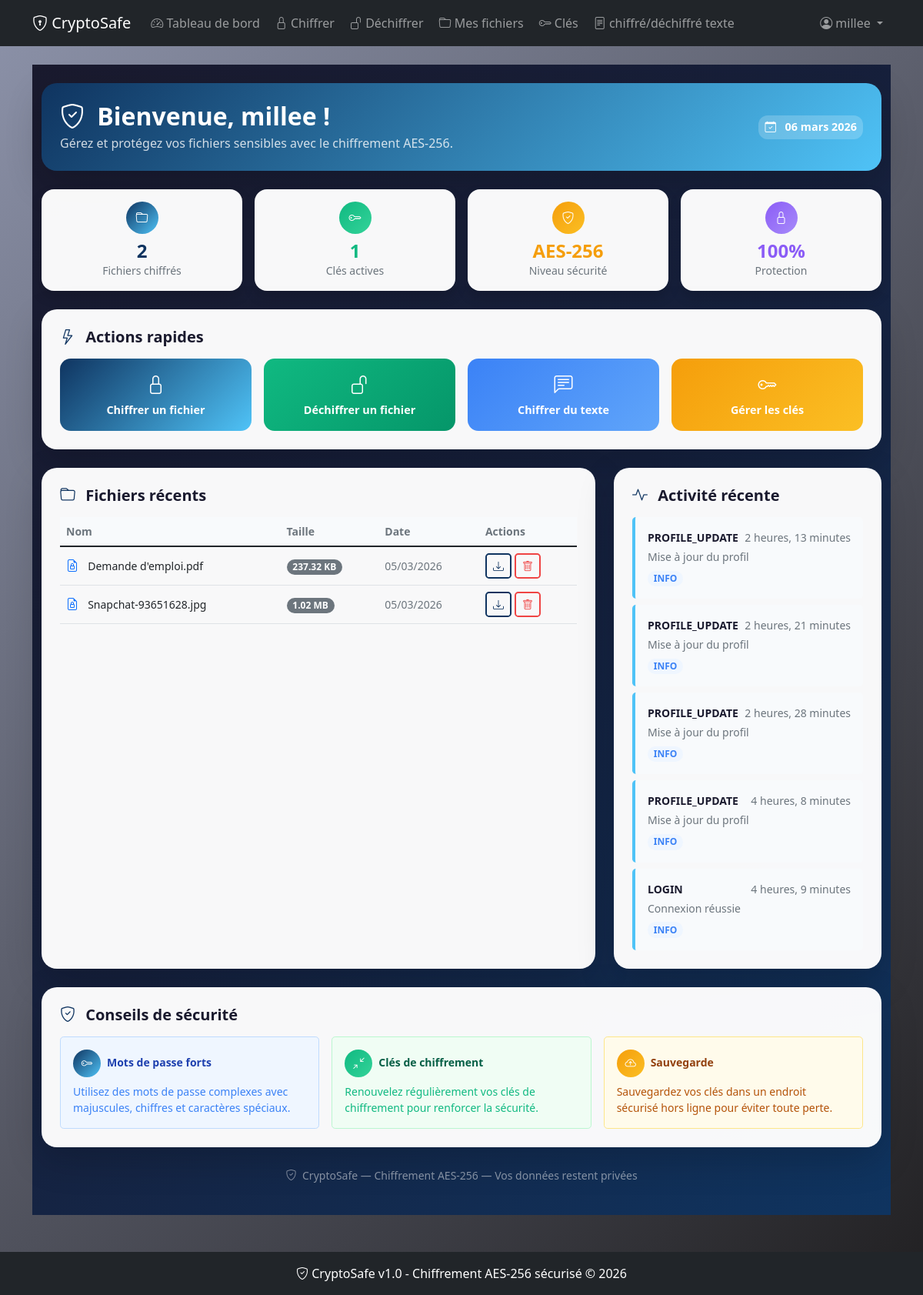
The app's page /dashboard/ (signed in), older data.
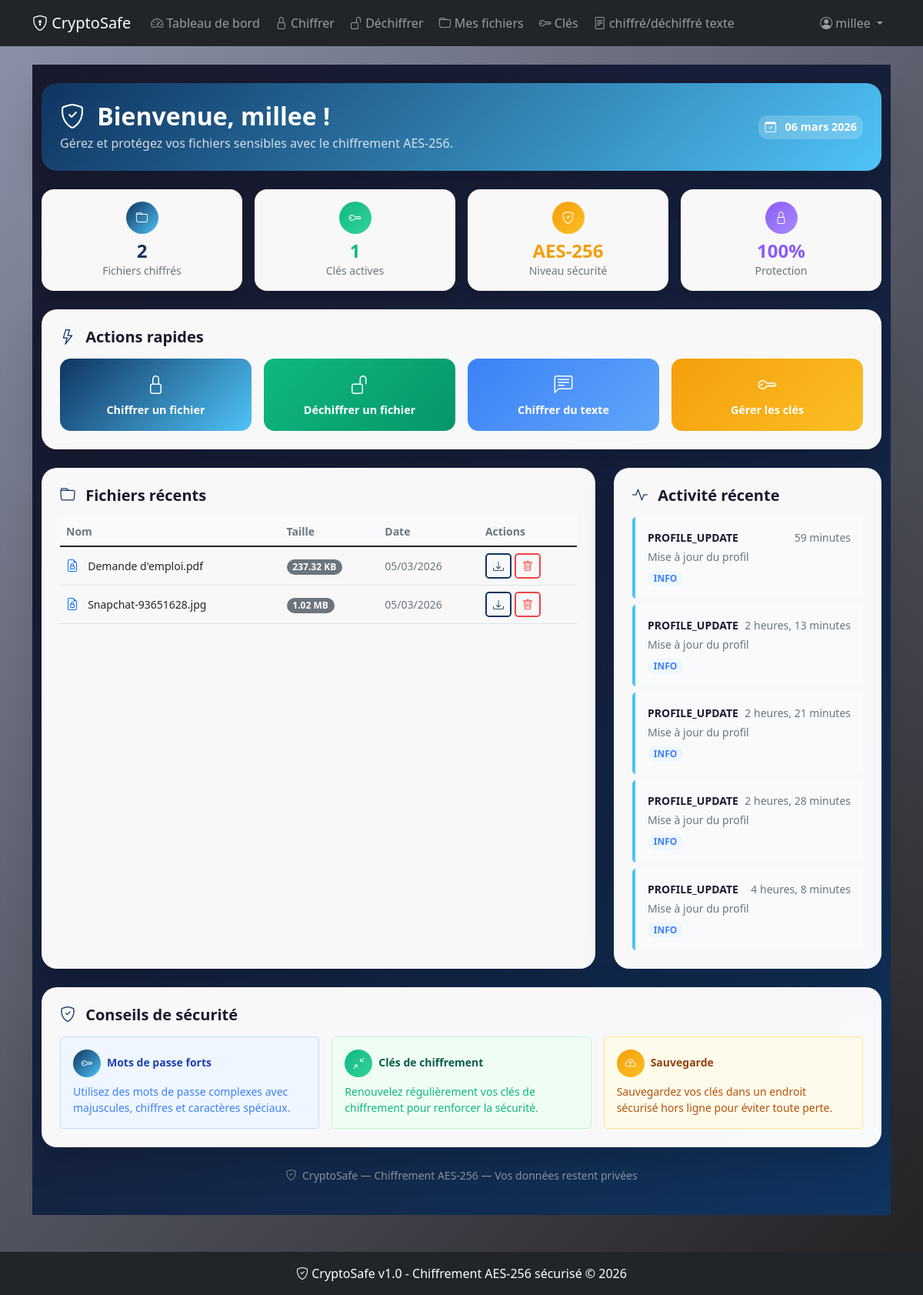
The same page, newer data.
### crypto_app/models.py (models this page shows, shortened)
class EncryptedFile(models.Model):
    user = models.ForeignKey(User, on_delete=models.CASCADE)
    original_name = models.CharField(max_length=255)
    encrypted_name = models.CharField(max_length=255)
    file_path = models.CharField(max_length=500)
    file_size = models.BigIntegerField()
    encryption_method = models.CharField(max_length=50, default='AES-256-CBC')
    encrypted_at = models.DateTimeField(auto_now_add=True)
    is_encrypted = models.BooleanField(default=True)
    class Meta:
        verbose_name = "Fichier chiffré"
        verbose_name_plural = "Fichiers chiffrés"
        ordering = ['-encrypted_at']
        indexes = [
            models.Index(fields=['user', '-encrypted_at']),
            models.Index(fields=['is_encrypted']),
        ]
    def get_file_size_display(self):
        size = self.file_size
        for unit in ['B', 'KB', 'MB', 'GB']:
            if size < 1024.0:
                return f"{size:.2f} {unit}"
            size /= 1024.0
        return f"{size:.2f} TB"

class ActivityLog(models.Model):
    SEVERITY_CHOICES = [
        ('INFO', 'Information'), ('WARNING', 'Avertissement'),
        ('ERROR', 'Erreur'), ('CRITICAL', 'Critique'),
    ]
    user = models.ForeignKey(User, on_delete=models.SET_NULL, null=True, blank=True)
    action = models.CharField(max_length=100)
    description = models.TextField()
    severity = models.CharField(max_length=20, choices=SEVERITY_CHOICES, default='INFO')
    ip_address = models.GenericIPAddressField(null=True, blank=True)
    timestamp = models.DateTimeField(auto_now_add=True)
    class Meta:
        verbose_name = "Journal d'activité"
        verbose_name_plural = "Journaux d'activité"
        ordering = ['-timestamp']
        indexes = [
            models.Index(fields=['user', '-timestamp']),
            models.Index(fields=['severity']),
            models.Index(fields=['action']),
        ]

### crypto_app/views.py (the view)
# urls.py: path('dashboard/', views.dashboard, name='dashboard'),
@login_required
def dashboard(request):
    stats = {
        'total_files': EncryptedFile.objects.filter(user=request.user).count(),
        'active_keys': EncryptionKey.objects.filter(user=request.user, is_active=True).count(),
        'recent_activities': ActivityLog.objects.filter(user=request.user).order_by('-timestamp')[:5],
        'recent_files': EncryptedFile.objects.filter(user=request.user).order_by('-encrypted_at')[:5],
    }
    return render(request, 'crypto_app/dashboard.html', {'stats': stats})

### crypto_app/templates/crypto_app/dashboard.html (shortened to what the changed rows need)
{% extends 'crypto_app/base.html' %}
{% block content %}
<div class="min-vh-100 py-4" style="background: linear-gradient(135deg, #1a1a2e 0%, #16213e 50%, #0f3460 100%);">
    <div class="container">
        <div class="card border-0 shadow-lg mb-4" style="border-radius: 20px; background: linear-gradient(135deg, #0f3460, #4fc3f7);">
            <div class="card-body p-4">
                <div class="row align-items-center">
                    <div class="col-md-8">
                        <h2 class="fw-bold text-white mb-1">
                            <i class="bi bi-shield-check me-2"></i>
                            Bienvenue, {{ user.username }} !
                        </h2>
                    </div>
                </div>
            </div>
        </div>
        <div class="row g-4 mb-4">
            <div class="col-lg-8">
                <div class="card border-0 shadow-lg h-100" style="border-radius: 20px; background: rgba(255,255,255,0.97);">
                    <div class="card-body p-4">
                        <div class="table-responsive">
                            <table class="table table-hover align-middle mb-0">
                                <thead style="background: #f8fafc;">
                                    <tr>
                                        <th class="small text-muted fw-semibold">Nom</th>
                                        <th class="small text-muted fw-semibold">Taille</th>
                                        <th class="small text-muted fw-semibold">Date</th>
                                        <th class="small text-muted fw-semibold">Actions</th>
                                    </tr>
                                </thead>
                                <tbody>
                                    {% for file in stats.recent_files|slice:":5" %}
                                    <tr>
                                        <td>
                                            <i class="bi bi-file-earmark-lock me-2 text-primary"></i>
                                            <span class="fw-semibold small">{{ file.original_name|truncatechars:22 }}</span>
                                        </td>
                                        <td>
                                            <span class="badge bg-secondary rounded-pill small">{{ file.get_file_size_display }}</span>
                                        </td>
                                        <td>
                                            <small class="text-muted">{{ file.encrypted_at|date:"d/m/Y" }}</small>
                                        </td>
                                        <td>
                                            <div class="d-flex gap-1">
                                                <a href="{% url 'download_file' file.id %}"
                                                   class="btn btn-sm rounded-3"
                                                   style="border: 2px solid #0f3460; color: #0f3460;"
                                                   title="Télécharger">
                                                    <i class="bi bi-download"></i>
                                                </a>
                                                <a href="{% url 'delete_file' file.id %}"
                                                   class="btn btn-sm rounded-3"
                                                   style="border: 2px solid #ef4444; color: #ef4444;"
                                                   title="Supprimer"
                                                   onclick="return confirm('Supprimer ce fichier ?')">
                                                    <i class="bi bi-trash"></i>
                                                </a>
                                            </div>
                                        </td>
                                    </tr>
                                    {% endfor %}
                                </tbody>
                            </table>
                        </div>
                    </div>
                </div>
            </div>
            <div class="col-lg-4">
                <div class="card border-0 shadow-lg h-100" style="border-radius: 20px; background: rgba(255,255,255,0.97);">
                    <div class="card-body p-4">
                        <div class="d-flex flex-column gap-2">
                            {% for activity in stats.recent_activities %}
                            <div class="p-3 rounded-3" style="background: #f8fafc; border-left: 4px solid
                                {% if activity.severity == 'INFO' %}#4fc3f7{% elif activity.severity == 'WARNING' %}#f59e0b{% elif activity.severity == 'ERROR' %}#ef4444{% else %}#94a3b8{% endif %};">
                                <div class="d-flex justify-content-between mb-1">
                                    <strong class="small" style="color: #1a1a2e;">{{ activity.action }}</strong>
                                    <small class="text-muted">{{ activity.timestamp|timesince }}</small>
                                </div>
                                <p class="mb-1 small text-muted">{{ activity.description|truncatechars:40 }}</p>
                                <span class="badge rounded-pill small"
                                      style="{% if activity.severity == 'INFO' %}background:#eff6ff; color:#3b82f6;{% elif activity.severity == 'WARNING' %}background:#fffbeb; color:#f59e0b;{% elif activity.severity == 'ERROR' %}background:#fef2f2; color:#ef4444;{% else %}background:#f1f5f9; color:#64748b;{% endif %}">
                                    {{ activity.severity }}
                                </span>
                            </div>
                            {% empty %}
                            <div class="text-center py-4">
                                <i class="bi bi-activity fs-1 text-muted d-block mb-2"></i>
                                <p class="text-muted small">Aucune activité récente</p>
                            </div>
                            {% endfor %}
                        </div>
                    </div>
                </div>
            </div>
        </div>
    </div>
</div>
{% endblock %}

Row changes from the older to the newer data that the page shows:
no longer on this page (row unchanged): ActivityLog: action "LOGIN", timestamp "4 heures, 9 minutes", description "Connexion réussie", severity "INFO"
added ActivityLog: action "PROFILE_UPDATE", timestamp "59 minutes", description "Mise à jour du profil", severity "INFO"
